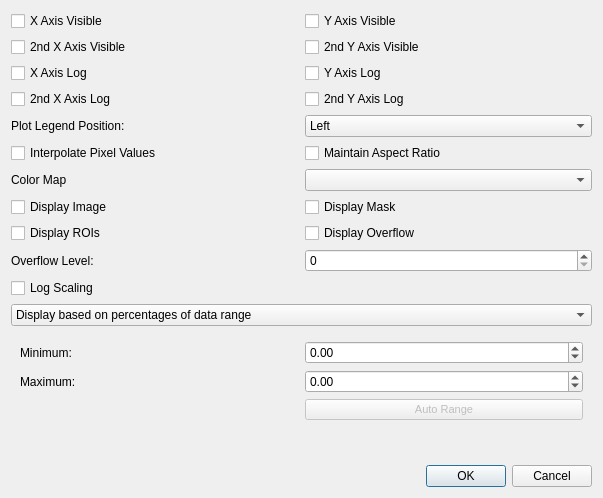
<?xml version="1.0" encoding="UTF-8"?>
<ui version="4.0">
 <class>QcepImagePlotWidgetDialog</class>
 <widget class="QDialog" name="QcepImagePlotWidgetDialog">
  <property name="geometry">
   <rect>
    <x>0</x>
    <y>0</y>
    <width>603</width>
    <height>498</height>
   </rect>
  </property>
  <property name="windowTitle">
   <string>Image Display Options...</string>
  </property>
  <layout class="QGridLayout" name="gridLayout_2">
   <item row="0" column="0">
    <layout class="QGridLayout" name="gridLayout">
     <item row="1" column="1">
      <widget class="QCheckBox" name="m_Y2AxisVis">
       <property name="toolTip">
        <string>2nd Y axis visible?</string>
       </property>
       <property name="text">
        <string>2nd Y Axis Visible</string>
       </property>
      </widget>
     </item>
     <item row="0" column="0">
      <widget class="QCheckBox" name="m_XAxisVis">
       <property name="toolTip">
        <string>X axis visible?</string>
       </property>
       <property name="text">
        <string>X Axis Visible</string>
       </property>
      </widget>
     </item>
     <item row="8" column="0">
      <widget class="QCheckBox" name="m_DisplayROI">
       <property name="toolTip">
        <string>Display ROI Borders</string>
       </property>
       <property name="text">
        <string>Display ROIs</string>
       </property>
      </widget>
     </item>
     <item row="2" column="1">
      <widget class="QCheckBox" name="m_YAxisLog">
       <property name="toolTip">
        <string>Log Y axis?</string>
       </property>
       <property name="text">
        <string>Y Axis Log</string>
       </property>
      </widget>
     </item>
     <item row="1" column="0">
      <widget class="QCheckBox" name="m_X2AxisVis">
       <property name="toolTip">
        <string>2nd X axis visible?</string>
       </property>
       <property name="text">
        <string>2nd X Axis Visible</string>
       </property>
      </widget>
     </item>
     <item row="3" column="0">
      <widget class="QCheckBox" name="m_X2AxisLog">
       <property name="toolTip">
        <string>Log 2nd X axis?</string>
       </property>
       <property name="text">
        <string>2nd X Axis Log</string>
       </property>
      </widget>
     </item>
     <item row="0" column="1">
      <widget class="QCheckBox" name="m_YAxisVis">
       <property name="toolTip">
        <string>Y axis visible?</string>
       </property>
       <property name="text">
        <string>Y Axis Visible</string>
       </property>
      </widget>
     </item>
     <item row="2" column="0">
      <widget class="QCheckBox" name="m_XAxisLog">
       <property name="toolTip">
        <string>Log X axis?</string>
       </property>
       <property name="text">
        <string>X Axis Log</string>
       </property>
      </widget>
     </item>
     <item row="7" column="0">
      <widget class="QCheckBox" name="m_DisplayImage">
       <property name="toolTip">
        <string>Display image data</string>
       </property>
       <property name="text">
        <string>Display Image</string>
       </property>
      </widget>
     </item>
     <item row="3" column="1">
      <widget class="QCheckBox" name="m_Y2AxisLog">
       <property name="toolTip">
        <string>Log 2nd Y axis?</string>
       </property>
       <property name="text">
        <string>2nd Y Axis Log</string>
       </property>
      </widget>
     </item>
     <item row="4" column="0">
      <widget class="QLabel" name="label_10">
       <property name="text">
        <string>Plot Legend Position:</string>
       </property>
      </widget>
     </item>
     <item row="8" column="1">
      <widget class="QCheckBox" name="m_DisplayOverflow">
       <property name="toolTip">
        <string>Display Overflow</string>
       </property>
       <property name="text">
        <string>Display Overflow</string>
       </property>
      </widget>
     </item>
     <item row="6" column="0">
      <widget class="QLabel" name="label_8">
       <property name="text">
        <string>Color Map</string>
       </property>
      </widget>
     </item>
     <item row="13" column="0" colspan="2">
      <widget class="QStackedWidget" name="m_DisplayParmsStack">
       <property name="currentIndex">
        <number>2</number>
       </property>
       <widget class="QWidget" name="page">
        <layout class="QGridLayout" name="gridLayout_15">
         <item row="2" column="0">
          <widget class="QLabel" name="label_11">
           <property name="text">
            <string>Min (%):</string>
           </property>
           <property name="alignment">
            <set>Qt::AlignRight|Qt::AlignTrailing|Qt::AlignVCenter</set>
           </property>
          </widget>
         </item>
         <item row="2" column="1" colspan="2">
          <widget class="QDoubleSpinBox" name="m_DisplayMinimumPct">
           <property name="toolTip">
            <string>Min percentage</string>
           </property>
           <property name="keyboardTracking">
            <bool>false</bool>
           </property>
           <property name="suffix">
            <string> %</string>
           </property>
           <property name="minimum">
            <double>-20.000000000000000</double>
           </property>
           <property name="maximum">
            <double>120.000000000000000</double>
           </property>
          </widget>
         </item>
         <item row="3" column="0">
          <widget class="QLabel" name="label_12">
           <property name="text">
            <string>Max (%):</string>
           </property>
           <property name="alignment">
            <set>Qt::AlignRight|Qt::AlignTrailing|Qt::AlignVCenter</set>
           </property>
          </widget>
         </item>
         <item row="3" column="1" colspan="2">
          <widget class="QDoubleSpinBox" name="m_DisplayMaximumPct">
           <property name="toolTip">
            <string>Max percentage</string>
           </property>
           <property name="keyboardTracking">
            <bool>false</bool>
           </property>
           <property name="suffix">
            <string> %</string>
           </property>
           <property name="minimum">
            <double>-20.000000000000000</double>
           </property>
           <property name="maximum">
            <double>120.000000000000000</double>
           </property>
          </widget>
         </item>
         <item row="4" column="0">
          <widget class="QPushButton" name="m_Display_5pct">
           <property name="text">
            <string>5% Range</string>
           </property>
          </widget>
         </item>
         <item row="4" column="1">
          <widget class="QPushButton" name="m_Display_10pct">
           <property name="text">
            <string>10% Range</string>
           </property>
          </widget>
         </item>
         <item row="4" column="2">
          <widget class="QPushButton" name="m_Display_100pct">
           <property name="text">
            <string>100% Range</string>
           </property>
          </widget>
         </item>
         <item row="5" column="0" colspan="3">
          <spacer name="verticalSpacer_7">
           <property name="orientation">
            <enum>Qt::Vertical</enum>
           </property>
           <property name="sizeHint" stdset="0">
            <size>
             <width>88</width>
             <height>58</height>
            </size>
           </property>
          </spacer>
         </item>
        </layout>
       </widget>
       <widget class="QWidget" name="page_3">
        <layout class="QGridLayout" name="gridLayout_18">
         <item row="2" column="2">
          <widget class="QPushButton" name="m_Display_99pctle">
           <property name="text">
            <string>99% Percentile</string>
           </property>
          </widget>
         </item>
         <item row="2" column="1">
          <widget class="QPushButton" name="m_Display_95pctle">
           <property name="text">
            <string>95% Percentile</string>
           </property>
          </widget>
         </item>
         <item row="3" column="1" colspan="2">
          <spacer name="verticalSpacer_9">
           <property name="orientation">
            <enum>Qt::Vertical</enum>
           </property>
           <property name="sizeHint" stdset="0">
            <size>
             <width>20</width>
             <height>70</height>
            </size>
           </property>
          </spacer>
         </item>
         <item row="2" column="0">
          <widget class="QPushButton" name="m_Display_90pctle">
           <property name="text">
            <string>90% Percentile</string>
           </property>
          </widget>
         </item>
         <item row="1" column="0">
          <widget class="QLabel" name="label_26">
           <property name="text">
            <string>Max (Percentile):</string>
           </property>
          </widget>
         </item>
         <item row="0" column="0">
          <widget class="QLabel" name="label_25">
           <property name="text">
            <string>Min (Percentile):</string>
           </property>
          </widget>
         </item>
         <item row="0" column="1" colspan="2">
          <widget class="QDoubleSpinBox" name="m_DisplayMinimumPctle">
           <property name="toolTip">
            <string>Min percentile</string>
           </property>
           <property name="keyboardTracking">
            <bool>false</bool>
           </property>
           <property name="suffix">
            <string> %</string>
           </property>
           <property name="minimum">
            <double>-20.000000000000000</double>
           </property>
           <property name="maximum">
            <double>120.000000000000000</double>
           </property>
          </widget>
         </item>
         <item row="1" column="1" colspan="2">
          <widget class="QDoubleSpinBox" name="m_DisplayMaximumPctle">
           <property name="toolTip">
            <string>Max percentile</string>
           </property>
           <property name="keyboardTracking">
            <bool>false</bool>
           </property>
           <property name="suffix">
            <string> %</string>
           </property>
           <property name="minimum">
            <double>-20.000000000000000</double>
           </property>
           <property name="maximum">
            <double>120.000000000000000</double>
           </property>
          </widget>
         </item>
        </layout>
       </widget>
       <widget class="QWidget" name="page_2">
        <layout class="QGridLayout" name="gridLayout_19">
         <item row="1" column="1">
          <widget class="QDoubleSpinBox" name="m_DisplayMaximumVal">
           <property name="toolTip">
            <string>Max value</string>
           </property>
           <property name="keyboardTracking">
            <bool>false</bool>
           </property>
           <property name="suffix">
            <string/>
           </property>
           <property name="minimum">
            <double>-1000000000.000000000000000</double>
           </property>
           <property name="maximum">
            <double>1000000000.000000000000000</double>
           </property>
          </widget>
         </item>
         <item row="1" column="0">
          <widget class="QLabel" name="label_15">
           <property name="text">
            <string>Maximum:</string>
           </property>
          </widget>
         </item>
         <item row="0" column="0">
          <widget class="QLabel" name="label_14">
           <property name="text">
            <string>Minimum:</string>
           </property>
          </widget>
         </item>
         <item row="2" column="1">
          <widget class="QPushButton" name="m_AutoRange">
           <property name="enabled">
            <bool>false</bool>
           </property>
           <property name="font">
            <font>
             <pointsize>8</pointsize>
            </font>
           </property>
           <property name="text">
            <string>Auto Range</string>
           </property>
          </widget>
         </item>
         <item row="0" column="1">
          <widget class="QDoubleSpinBox" name="m_DisplayMinimumVal">
           <property name="toolTip">
            <string>Min value</string>
           </property>
           <property name="keyboardTracking">
            <bool>false</bool>
           </property>
           <property name="suffix">
            <string/>
           </property>
           <property name="minimum">
            <double>-1000000000.000000000000000</double>
           </property>
           <property name="maximum">
            <double>1000000000.000000000000000</double>
           </property>
          </widget>
         </item>
         <item row="3" column="0" colspan="2">
          <spacer name="verticalSpacer_10">
           <property name="orientation">
            <enum>Qt::Vertical</enum>
           </property>
           <property name="sizeHint" stdset="0">
            <size>
             <width>20</width>
             <height>40</height>
            </size>
           </property>
          </spacer>
         </item>
        </layout>
       </widget>
      </widget>
     </item>
     <item row="6" column="1">
      <widget class="QComboBox" name="m_DisplayColorMap">
       <property name="toolTip">
        <string>Choose the color map for image display</string>
       </property>
      </widget>
     </item>
     <item row="5" column="1">
      <widget class="QCheckBox" name="m_MaintainAspectRatio">
       <property name="toolTip">
        <string>Try to maintain the aspect ratio of the image as it is zoomed and resized</string>
       </property>
       <property name="text">
        <string>Maintain Aspect Ratio</string>
       </property>
      </widget>
     </item>
     <item row="4" column="1">
      <widget class="QComboBox" name="m_LegendPosition">
       <property name="toolTip">
        <string>Plot Legend Position</string>
       </property>
       <item>
        <property name="text">
         <string>Left</string>
        </property>
       </item>
       <item>
        <property name="text">
         <string>Right</string>
        </property>
       </item>
       <item>
        <property name="text">
         <string>Bottom</string>
        </property>
       </item>
       <item>
        <property name="text">
         <string>Top</string>
        </property>
       </item>
      </widget>
     </item>
     <item row="5" column="0">
      <widget class="QCheckBox" name="m_InterpolatePixels">
       <property name="toolTip">
        <string>Gives a smoother display when zoomed in</string>
       </property>
       <property name="text">
        <string>Interpolate Pixel Values</string>
       </property>
      </widget>
     </item>
     <item row="7" column="1">
      <widget class="QCheckBox" name="m_DisplayMask">
       <property name="toolTip">
        <string>Display Mask</string>
       </property>
       <property name="text">
        <string>Display Mask</string>
       </property>
      </widget>
     </item>
     <item row="9" column="0">
      <widget class="QLabel" name="label_9">
       <property name="text">
        <string>Overflow Level:</string>
       </property>
      </widget>
     </item>
     <item row="9" column="1">
      <widget class="QSpinBox" name="m_OverflowLevel">
       <property name="toolTip">
        <string>overflow (saturation) level (0..65535)</string>
       </property>
       <property name="maximum">
        <number>65536</number>
       </property>
      </widget>
     </item>
     <item row="10" column="0">
      <widget class="QCheckBox" name="m_DisplayImageLog">
       <property name="toolTip">
        <string>Logarithmic Intensity Scaling</string>
       </property>
       <property name="text">
        <string>Log Scaling</string>
       </property>
      </widget>
     </item>
     <item row="11" column="0" colspan="2">
      <widget class="QComboBox" name="m_DisplayScalingMode">
       <property name="toolTip">
        <string>Image display intensity scaling mode</string>
       </property>
       <item>
        <property name="text">
         <string>Display based on percentages of data range</string>
        </property>
       </item>
       <item>
        <property name="text">
         <string>Display based on percentiles of pixel counts</string>
        </property>
       </item>
       <item>
        <property name="text">
         <string>Display based on abs. values</string>
        </property>
       </item>
      </widget>
     </item>
    </layout>
   </item>
   <item row="1" column="0">
    <widget class="QDialogButtonBox" name="buttonBox">
     <property name="orientation">
      <enum>Qt::Horizontal</enum>
     </property>
     <property name="standardButtons">
      <set>QDialogButtonBox::Cancel|QDialogButtonBox::Ok</set>
     </property>
    </widget>
   </item>
  </layout>
 </widget>
 <resources/>
 <connections>
  <connection>
   <sender>buttonBox</sender>
   <signal>accepted()</signal>
   <receiver>QcepImagePlotWidgetDialog</receiver>
   <slot>accept()</slot>
   <hints>
    <hint type="sourcelabel">
     <x>246</x>
     <y>440</y>
    </hint>
    <hint type="destinationlabel">
     <x>438</x>
     <y>349</y>
    </hint>
   </hints>
  </connection>
  <connection>
   <sender>buttonBox</sender>
   <signal>rejected()</signal>
   <receiver>QcepImagePlotWidgetDialog</receiver>
   <slot>reject()</slot>
   <hints>
    <hint type="sourcelabel">
     <x>178</x>
     <y>439</y>
    </hint>
    <hint type="destinationlabel">
     <x>437</x>
     <y>283</y>
    </hint>
   </hints>
  </connection>
 </connections>
</ui>
